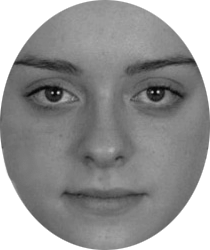
%> input picture gradCPT/faces/female1/HKF22E.bmp, 210 x 250 px; its folder holds only this picture in this run
$ octave --eval "show_betty;"   (GNU Octave 9; MATLAB toolbox functions it lacks are replaced by stand-ins)
%> lines starting %> are read from the running program, lines starting %| are printed output that depends on the picture; in (x1, y1, x2, y2) boxes, pixels count from 0 and x2, y2 are one past the last pixel; in counts of white or black regions, pixels touching at a corner belong together; the program's own positions count from 1
function show_betty

Screen_no=0;

norm=0;

luminance=100;

s_size=400;

f_size=250;


face_cats={'female1' 'male'};

scene_cats={'mountain' 'city'};

rootdir=cd;

picDir_S={[rootdir '/scenes5/' scene_cats{1} '/'] [rootdir '/scenes5/' scene_cats{2} '/']};
scenes_cat1=dir([picDir_S{1} '*.jpg']);
scenes_cat2=dir([picDir_S{2} '*.jpg']);
picDir_SR1=[rootdir '/scenes5/scrambled_mountain/'];
picDir_SR2=[rootdir '/scenes5/scrambled_city/'];
picDir_SF=[rootdir '/faces/scrambled/'];
scenes_scrambled1=dir([picDir_SR1 '*.jpg']);
scenes_scrambled2=dir([picDir_SR2 '*.jpg']);
picDir_F={[rootdir '/faces/' face_cats{1} '/'] [rootdir '/faces/' face_cats{2} '/']};
faces_cat1=dir([picDir_F{1} '*.bmp']);
faces_cat2=dir([picDir_F{2} '*.bmp']);
scrambled_faces=dir([picDir_SF '*.jpg']);

picture_names={scenes_cat1 scenes_cat2 faces_cat1 faces_cat2};
picDir_list={picDir_S{1} picDir_S{2} picDir_F{1} picDir_F{2}};

%get a template face for "tunnel shape"

jpeg_face = imread([picDir_F{1} faces_cat1(1,1).name]);
%> jpeg_face is the input picture: size 250x210 uint8; min 10, max 255, mean 150.3
jpeg_face1=jpeg_face;
jpeg_face1(jpeg_face==jpeg_face(1,1))=0;
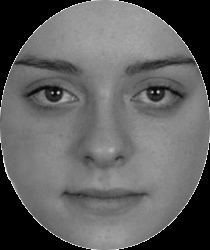
%> jpeg_face1: size 250x210 uint8; min 0, max 254, mean 97.8
[x,y]=size(jpeg_face);
%> x = 250; y = 210
pad1=ones((s_size-x)/2,y)*double(jpeg_face(1,1));
%> pad1: size 75x210 double; every value is 255
pad2=ones(s_size,(s_size-y)/2)*double(jpeg_face(1,1));
%> pad2: size 400x95 double; every value is 255
jpeg_face=[pad1;jpeg_face;pad1];
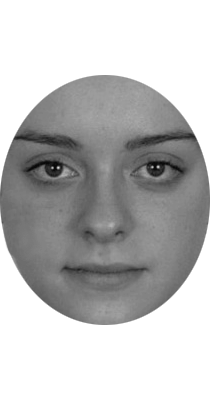
%> jpeg_face: size 400x210 uint8; min 10, max 255, mean 189.6
jpeg_face=[pad2 jpeg_face pad2];
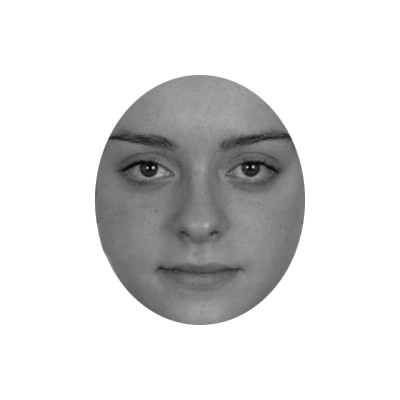
%> jpeg_face: size 400x400 uint8; min 10, max 255, mean 220.7
jpeg_face=imresize(jpeg_face,[f_size f_size]);
%> jpeg_face: size 250x250 uint8
[x,y]=size(jpeg_face);
%> y = 250
pad1=ones((s_size-x)/2,y)*double(jpeg_face(1,1));
%> pad1: size 75x250 double; every value is 255
pad2=ones(s_size,(s_size-y)/2)*double(jpeg_face(1,1));
%> pad2: size 400x75 double; every value is 255
jpeg_face=[pad1;jpeg_face;pad1];
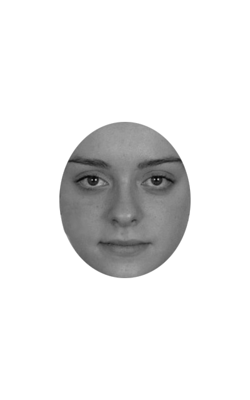
%> jpeg_face: size 400x250 uint8; min 8, max 255, mean 233.5
jpeg_face=[pad2 jpeg_face pad2];
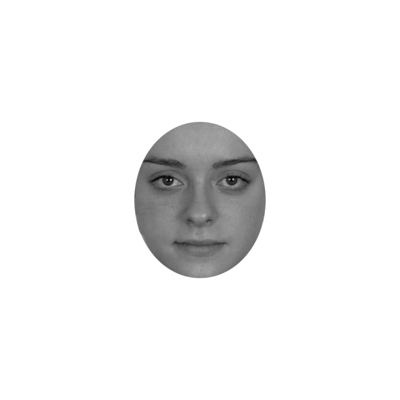
%> jpeg_face: size 400x400 uint8; min 8, max 255, mean 241.6
jpeg_face(jpeg_face>180)=jpeg_face(1,1);
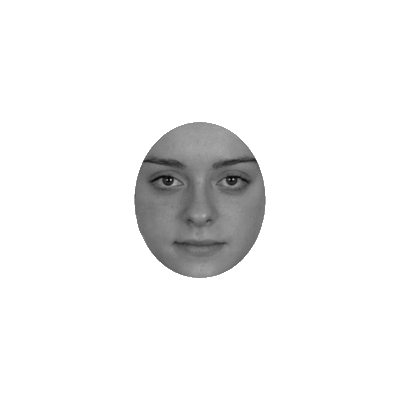
%> jpeg_face: size 400x400 uint8; 0.22% of pixels changed, all inside (x1, y1, x2, y2) = (134, 121, 266, 279)


%> (the run ends here)
